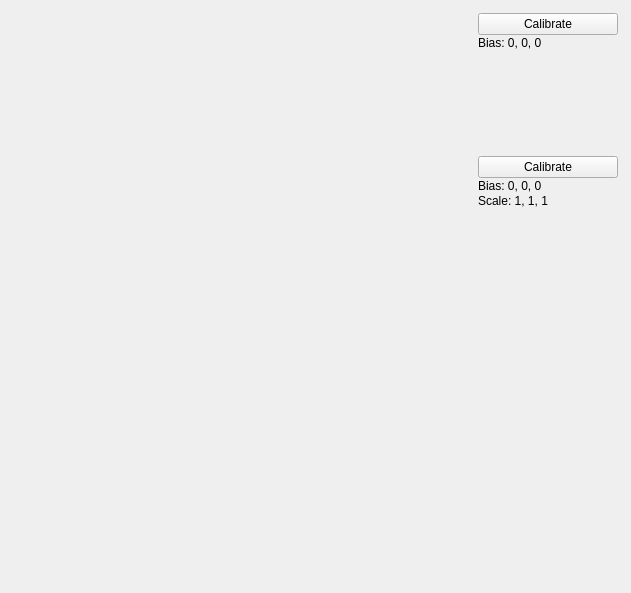
<?xml version="1.0" encoding="UTF-8"?>
<ui version="4.0">
 <class>Sensors</class>
 <widget class="QWidget" name="Sensors">
  <property name="geometry">
   <rect>
    <x>0</x>
    <y>0</y>
    <width>631</width>
    <height>593</height>
   </rect>
  </property>
  <property name="windowTitle">
   <string>Form</string>
  </property>
  <layout class="QVBoxLayout" name="verticalLayout">
   <item>
    <layout class="QHBoxLayout" name="horizontalLayout">
     <property name="spacing">
      <number>1</number>
     </property>
     <item>
      <layout class="QVBoxLayout" name="verticalLayout_3">
       <property name="spacing">
        <number>1</number>
       </property>
       <item>
        <widget class="QWidget" name="gyroscope" native="true">
         <layout class="QHBoxLayout" name="horizontalLayout_3">
          <property name="spacing">
           <number>1</number>
          </property>
          <property name="leftMargin">
           <number>2</number>
          </property>
          <property name="topMargin">
           <number>2</number>
          </property>
          <property name="rightMargin">
           <number>2</number>
          </property>
          <property name="bottomMargin">
           <number>2</number>
          </property>
          <item>
           <layout class="QHBoxLayout" name="horizontalLayout_2">
            <property name="spacing">
             <number>1</number>
            </property>
            <item>
             <widget class="QCustomPlot" name="gyro_plot" native="true">
              <property name="sizePolicy">
               <sizepolicy hsizetype="MinimumExpanding" vsizetype="Preferred">
                <horstretch>0</horstretch>
                <verstretch>0</verstretch>
               </sizepolicy>
              </property>
             </widget>
            </item>
            <item>
             <layout class="QVBoxLayout" name="verticalLayout_2">
              <property name="spacing">
               <number>1</number>
              </property>
              <item>
               <widget class="QPushButton" name="gyro_calibrate">
                <property name="minimumSize">
                 <size>
                  <width>140</width>
                  <height>0</height>
                 </size>
                </property>
                <property name="text">
                 <string>Calibrate</string>
                </property>
               </widget>
              </item>
              <item>
               <widget class="QLabel" name="gyro_bias">
                <property name="text">
                 <string>Bias: 0, 0, 0</string>
                </property>
                <property name="alignment">
                 <set>Qt::AlignLeading|Qt::AlignLeft|Qt::AlignTop</set>
                </property>
               </widget>
              </item>
             </layout>
            </item>
           </layout>
          </item>
         </layout>
        </widget>
       </item>
       <item>
        <widget class="QWidget" name="accelerometer" native="true">
         <layout class="QHBoxLayout" name="horizontalLayout_4">
          <property name="spacing">
           <number>1</number>
          </property>
          <property name="leftMargin">
           <number>2</number>
          </property>
          <property name="topMargin">
           <number>2</number>
          </property>
          <property name="rightMargin">
           <number>2</number>
          </property>
          <property name="bottomMargin">
           <number>2</number>
          </property>
          <item>
           <widget class="QCustomPlot" name="accel_plot" native="true">
            <property name="sizePolicy">
             <sizepolicy hsizetype="MinimumExpanding" vsizetype="Preferred">
              <horstretch>0</horstretch>
              <verstretch>0</verstretch>
             </sizepolicy>
            </property>
           </widget>
          </item>
          <item>
           <layout class="QVBoxLayout" name="verticalLayout_4">
            <property name="spacing">
             <number>1</number>
            </property>
            <item>
             <widget class="QPushButton" name="accel_calibrate">
              <property name="minimumSize">
               <size>
                <width>140</width>
                <height>0</height>
               </size>
              </property>
              <property name="text">
               <string>Calibrate</string>
              </property>
             </widget>
            </item>
            <item>
             <widget class="QLabel" name="accel_bias">
              <property name="sizePolicy">
               <sizepolicy hsizetype="Preferred" vsizetype="Maximum">
                <horstretch>0</horstretch>
                <verstretch>0</verstretch>
               </sizepolicy>
              </property>
              <property name="text">
               <string>Bias: 0, 0, 0</string>
              </property>
              <property name="alignment">
               <set>Qt::AlignLeading|Qt::AlignLeft|Qt::AlignTop</set>
              </property>
             </widget>
            </item>
            <item>
             <widget class="QLabel" name="accel_scale">
              <property name="sizePolicy">
               <sizepolicy hsizetype="Preferred" vsizetype="Preferred">
                <horstretch>0</horstretch>
                <verstretch>0</verstretch>
               </sizepolicy>
              </property>
              <property name="text">
               <string>Scale: 1, 1, 1</string>
              </property>
              <property name="alignment">
               <set>Qt::AlignLeading|Qt::AlignLeft|Qt::AlignTop</set>
              </property>
             </widget>
            </item>
           </layout>
          </item>
         </layout>
        </widget>
       </item>
       <item>
        <widget class="QCustomPlot" name="sonar_plot" native="true"/>
       </item>
       <item>
        <widget class="QCustomPlot" name="baro_plot" native="true"/>
       </item>
      </layout>
     </item>
    </layout>
   </item>
  </layout>
 </widget>
 <customwidgets>
  <customwidget>
   <class>QCustomPlot</class>
   <extends>QWidget</extends>
   <header>qcustomplot.h</header>
   <container>1</container>
  </customwidget>
 </customwidgets>
 <resources/>
 <connections/>
</ui>
